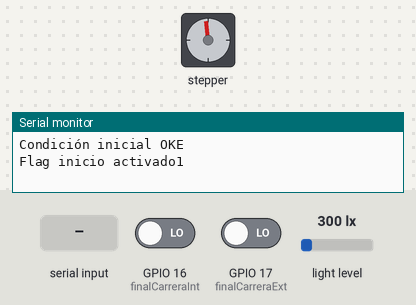
Bench run of a program on a simulated ESP32-S3. On the bench: stepper motor, the last lines printed to the serial monitor. Wiring (inferred from the names in the program): stepper motor (2048 steps per turn assumed): coils GPIO 14, GPIO 13, GPIO 12, GPIO 11. The inputs (shaded band) are chosen by the test bench; at power-on: GPIO 16 (finalCarreraInt) LOW, GPIO 17 (finalCarreraExt) LOW, light level 300 lx.

Above: at 16.0 s.
16.1 s: "S" received over Serial
At 19.0 s:
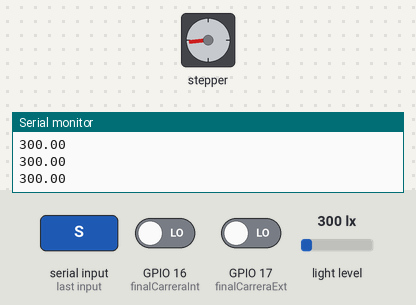
19.1 s: GPIO 16 (finalCarreraInt) driven HIGH
At 19.6 s:
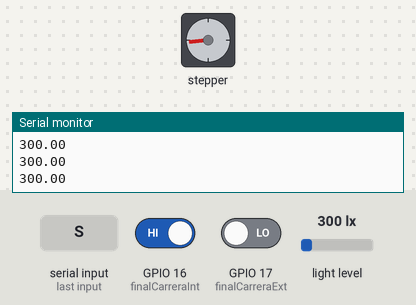
Timing chart, 0 to 22.1 s (numbered marks = the images above; inputs shaded):
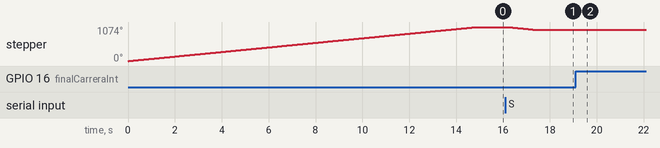

Measured:
- after the input at 16.1 s, stepper: turns 90° counter-clockwise in 1.2 s, then 1° counter-clockwise in 0.00 s
- after the input at 19.1 s, stepper: stays 983° (without the input it goes to 982° after 0.86 s)

The program:

main.cpp
```cpp
#include <Arduino.h>
#include "28BYJ_48.h"
#include "GY_2561.h"
#include <Wire.h>

/* I2C comm*/
#define I2C_SDA1 8
#define I2C_SCL1 9
int vuelta = 0;
int steps = 0;
char command;
bool flagInicio;


void Get_data_LuxSensor ();
void StartMotorOperation(bool direction);
void Routine_dataCollection();
void System_Control();
void InitialCondition();

TwoWire I2C_ONE = TwoWire(0);

Adafruit_TSL2561_Unified tsl = Adafruit_TSL2561_Unified(TSL2561_ADDR_FLOAT, GY_2561_ADDR);

void setup() {

  // Initialize Serial communication
  Serial.begin(115200);

  //declarar pines como salida
  pinMode(motorPin1, OUTPUT);
  pinMode(motorPin2, OUTPUT);
  pinMode(motorPin3, OUTPUT);
  pinMode(motorPin4, OUTPUT);

  pinMode(finalCarreraInt, INPUT_PULLDOWN);
  pinMode(finalCarreraExt, INPUT_PULLDOWN);


  attachInterrupt(digitalPinToInterrupt(finalCarreraInt), stopISRint, RISING);

  attachInterrupt(digitalPinToInterrupt(finalCarreraExt), stopISRext, RISING);

  InitialCondition();


  I2C_ONE.begin(I2C_SDA1, I2C_SCL1, 50000);  // I2C Bus 1

  delay(10);

  if(!tsl.begin(&I2C_ONE))
  {
    Serial.print("Ooops, no TSL2561 detected ... Check your wiring or I2C ADDR!");
    while(1);
  }

}

void loop() {

 //moveMotor(stepsPerRev, CLOCKWISE);

  if (Serial.available() > 0) {
    command = Serial.read();

  }

  if(command == 'S') { // Start signal

    Routine_dataCollection();

  }

System_Control();


delay(100);


}


 void Get_data_LuxSensor ()
 {
  /* Get a new sensor event */
  sensors_event_t event;
  tsl.getEvent(&event);

  /* Display the results (light is measured in lux) */
  if (event.light)
    {
      Serial.println(event.light);
    }
  else
    {
      Serial.println("Sensor saturated");
    }

 }

void ModeOperation()  // Inicia el movimiento del motor en una dirección (por definir)
{
  if (Serial.available() > 0) {
    command = Serial.read();

  }


  if(command == 'S') { // Start signal

    Routine_dataCollection();

  }

  /* Hace dos barridos: FCint-FCext toma datos, vuelve a FCint, FCint-FCext toma datos, vuelve a FCext*/
  else if(command == 'P') { //Presicion

    // ---
    return;
  }

  /* Hace dos barridos: Toma datos tanto en ida como en vuelta*/
  else if(command ==  'H'){ // Histeresis

    // ---
    return;

  }

  else{

    Serial.print("Comando desconocido");
  }


}


void Routine_dataCollection()
{
  if(flagInicio){

    FCext = 0;
    FCint = 0;

    moveMotor(stepsPerRev/4, CLOCKWISE); // Se acerca a la región de interés

    //Serial.print("Flag inicio desactivado" );
    flagInicio = 0; // Se inicia la toma de datos
    //Serial.println(flagInicio);
  }

  if(flagInicio == 0){

    moveMotor(1, CLOCKWISE); // se mueve un paso

    //delay(1); // Tiempo de estabilizacion

    Get_data_LuxSensor();  // Toma de dato
  }

}


void System_Control()
{

  if(stopFlagInt){
    detachInterrupt(digitalPinToInterrupt(finalCarreraInt));
    stopFlagInt = false;
    //Serial.println("Interrupción FC interno");
    stopMotor();
    delay(10);
    attachInterrupt(digitalPinToInterrupt(finalCarreraInt), stopISRint, RISING);
  }

  if(stopFlagExt){
    detachInterrupt(digitalPinToInterrupt(finalCarreraExt));
    stopFlagExt = false;
    FCext = 0;
    //Serial.println("Interrupción FC externo");
    stopMotor();
    delay(10);
    attachInterrupt(digitalPinToInterrupt(finalCarreraExt), stopISRext, RISING);
  }

}

void InitialCondition(){

  if (digitalRead(finalCarreraExt) == HIGH) { // Posicion inicial del barrido
    Serial.println("Condición inicial OKE");
    FCext = 1; // El final de carrera está presionado
  }
  else { //Posicion final del barrido
    Serial.println("No está en posición inicial - Se moverá a la posición inicial");
    FCint = 0; // El final de carrera está presionado
    moveMotor(stepsPerRev*3, ANTICLOCKWISE); // Vuelve a la posición inicial del barrido
    Serial.println("Condición inicial OKE");
  }

  flagInicio = 1; // Se ha alcanzado la posición inicial, se puede iniciar el proceso de toma de datos
  Serial.print("Flag inicio activado" );
  Serial.println(flagInicio);
}
// Que se mueva desde un punto intermedio y toque el final de carrera y se detenga
```

28BYJ_48.h
```cpp
#ifndef _28BYJ_48_H_
#define _28BYJ_48_H_

#include <Arduino.h>

//definicion de pins
const int motorPin1 = 14;    // In1
const int motorPin2 = 13;    // In2
const int motorPin3 = 12;   // In3
const int motorPin4 = 11;   // In4

const int finalCarreraInt = 16;
const int finalCarreraExt = 17;

extern volatile bool stopFlagExt;
extern volatile bool stopFlagInt;

#define ANTICLOCKWISE 0
#define CLOCKWISE 1

#define DATA_COLLECT 0


//definicion variables
extern int motorSpeed;   //variable para fijar la velocidad
extern int stepCounter;     // contador para los pasos
extern int stepsPerRev;  // pasos para una vuelta completa

extern bool habilitado; // variable para habilitar o deshabilitar el movimiento del motor
extern bool FCint;  // variable para indicar si se ha activado el final de carrera interno
extern bool FCext;  // variable para indicar si se ha activado el final de carrera externo

//secuencia media fase
extern int numSteps;
const int stepsLookup[8] = { B1000, B1100, B0100, B0110, B0010, B0011, B0001, B1001 };

void setOutput(int step);

void clockwise(void);

void anticlockwise(void);

void moveMotor(int steps, bool direction);

void stopMotor(void);

void stopISRext(void);

void stopISRint(void);

void UserStopMotor(void);

#endif
```

GY_2561.h
```cpp
#ifndef GY_2561_H
#define GY_2561_H

#include <Wire.h>
#include <Arduino.h>
#include <Adafruit_Sensor.h>
#include <Adafruit_TSL2561_U.h>

extern float lux;
#define GY_2561_ADDR 0x39

#endif // GY_2561_H
```

28BYJ_48.cpp
```cpp
#include "28BYJ_48.h"

volatile bool stopFlagExt = false;
volatile bool stopFlagInt = false;

//definicion variables
int motorSpeed = 1200;   //variable para fijar la velocidad
int stepCounter = 0;     // contador para los pasos
int stepsPerRev = 4076;  // pasos para una vuelta completa

//secuencia media fase
int numSteps = 8;

bool habilitado = 1;
bool FCint = 0;
bool FCext = 0;

void setOutput(int step)
{
  digitalWrite(motorPin1, bitRead(stepsLookup[step], 0));
  digitalWrite(motorPin2, bitRead(stepsLookup[step], 1));
  digitalWrite(motorPin3, bitRead(stepsLookup[step], 2));
  digitalWrite(motorPin4, bitRead(stepsLookup[step], 3));
}

void clockwise()
{
  stepCounter++;
  if (stepCounter >= numSteps) stepCounter = 0;

  setOutput(stepCounter);
}

void anticlockwise()
{
  stepCounter--;
  if (stepCounter < 0) stepCounter = numSteps - 1;
  setOutput(stepCounter);
}


void moveMotor(int steps, bool direction)
{
  //Serial.println("Moving motor ");

  for (int i = 0; i < steps; i++)
  {

   if(FCext || FCint){
     //Serial.println("Motor movement disabled");
     break;
   }

    if (direction) clockwise();
    else anticlockwise();

    delayMicroseconds(motorSpeed);
  }
}


void stopMotor()
{
  digitalWrite(motorPin1, LOW);
  digitalWrite(motorPin2, LOW);
  digitalWrite(motorPin3, LOW);
  digitalWrite(motorPin4, LOW);

  Serial.println("Motor stopped");
}

void IRAM_ATTR stopISRext() {
  stopFlagExt = true;
  FCext = 1;
}

void IRAM_ATTR stopISRint() {
  stopFlagInt = true;
  FCint = 1;
}
```

GY2561.CPP
```cpp
#include <Wire.h>
#include <Arduino.h>
#include "GY_2561.h"
```
